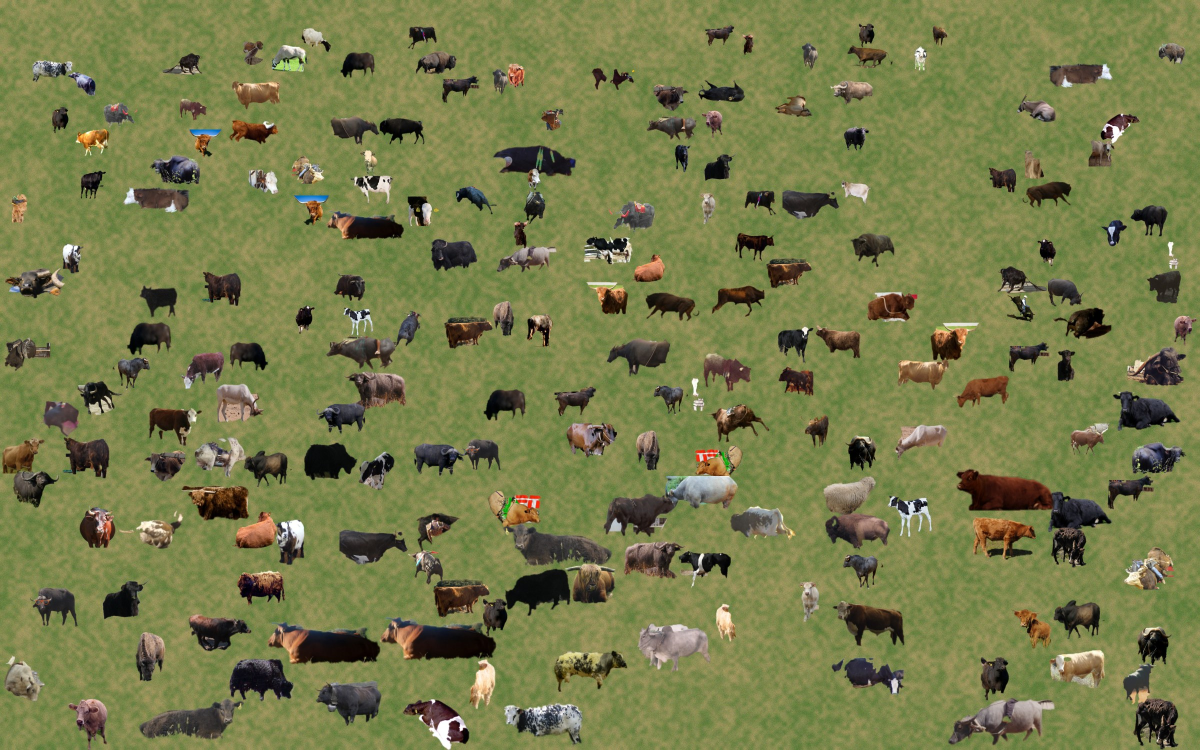
#> input picture infra/seed-assets/cameras/CAM-ET-01.jpg, 2400 x 1500 px (shown at 1/2 size)
$ python -i image_quality.py   (imports and definitions only)   (older library calls are emulated)
#> lines starting #> are read from the running program, lines starting #| are printed output that depends on the picture
#> further down, picture is the input picture: shape (1500, 2400, 3); mean B, G, R 74.1, 123.9, 118.5
"""Métricas objetivas de calidad de imagen usadas como evidencia de respaldo."""

from __future__ import annotations

from dataclasses import dataclass, field

import cv2
import numpy as np

# Umbrales empíricos para imágenes de cámaras de campo (resolución ≥ 720p).
MIN_SHARPNESS = 60.0
SHARPNESS_REFERENCE = 250.0
MIN_SIDE_PX = 480
DARK_THRESHOLD = 40.0
BRIGHT_THRESHOLD = 220.0


@dataclass(frozen=True)
class QualityReport:
    width: int
    height: int
    sharpness: float
    brightness: float
    contrast: float
    dhash: str
    quality_score: float
    issues: list[str] = field(default_factory=list)


def assess_quality(bgr: np.ndarray) -> QualityReport:
    gray = cv2.cvtColor(bgr, cv2.COLOR_BGR2GRAY)
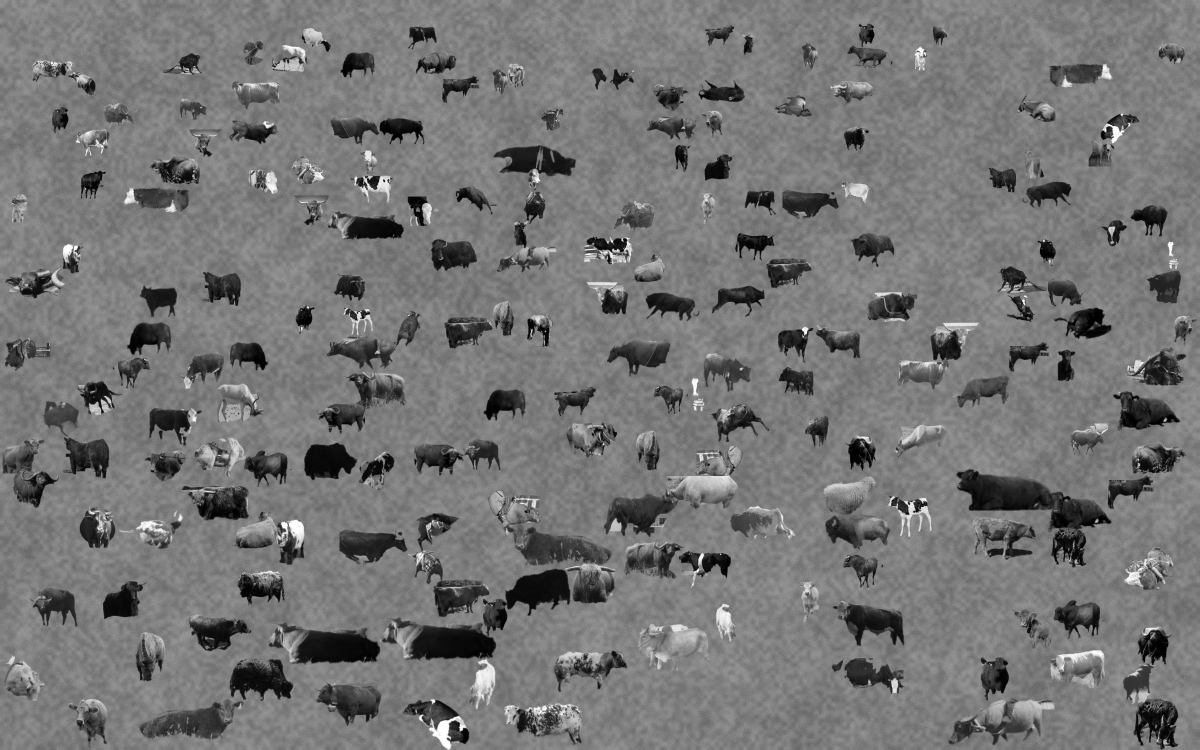
#> gray: shape (1500, 2400) (shown at 1/2 size); min 0, max 255, mean 116.6
    height, width = gray.shape
#> height = 1500; width = 2400
    sharpness = float(cv2.Laplacian(gray, cv2.CV_64F).var())
#> sharpness = 497.7
    brightness = float(gray.mean())
#> brightness = 116.6
    contrast = float(gray.std())
#> contrast = 33.77

    issues: list[str] = []
    if sharpness < MIN_SHARPNESS:
        issues.append("BLURRY")
    if brightness < DARK_THRESHOLD:
        issues.append("UNDEREXPOSED")
    if brightness > BRIGHT_THRESHOLD:
        issues.append("OVEREXPOSED")
    if min(width, height) < MIN_SIDE_PX:
        issues.append("LOW_RESOLUTION")
    if contrast < 12:
        issues.append("LOW_CONTRAST")

    return QualityReport(
        width=width,
        height=height,
        sharpness=round(sharpness, 2),
        brightness=round(brightness, 2),
        contrast=round(contrast, 2),
        dhash=difference_hash(gray),
        quality_score=round(_score(sharpness, brightness, width, height, contrast), 3),
        issues=issues,
    )


def sharpness_factor(sharpness: float) -> float:
    """Factor [0.5, 1] que penaliza la confianza de detección en imágenes poco nítidas."""
    return float(np.clip(sharpness / SHARPNESS_REFERENCE, 0.5, 1.0))


def difference_hash(gray: np.ndarray, hash_size: int = 8) -> str:
    """dHash de 64 bits: permite detectar imágenes reutilizadas entre verificaciones."""
#> called with hash_size = 8
    resized = cv2.resize(gray, (hash_size + 1, hash_size), interpolation=cv2.INTER_AREA)
    diff = resized[:, 1:] > resized[:, :-1]
    value = 0
    for bit in diff.flatten():
        value = (value << 1) | int(bit)
#> this loop made 64 passes
#> (bit, value) on passes 3 to 14: (False, 2), (True, 5), (False, 10), (False, 20), (True, 41), (False, 82), (False, 164), (True, 329), (False, 658), (False, 1316), (False, 2632), (True, 5265)
#> value on passes 1 to 2: 0, 1
#> after the loop, value = 5928166769983822440
    return f"{value:016x}"


def _score(sharpness: float, brightness: float, width: int, height: int, contrast: float) -> float:
#> called with sharpness = 497.7, brightness = 116.6, width = 2400, height = 1500, contrast = 33.77
    sharp = sharpness_factor(sharpness) if sharpness >= MIN_SHARPNESS else 0.3
#> sharp = 1
    exposure = 1.0 - min(abs(brightness - 128.0) / 128.0, 1.0) * 0.6
#> exposure = 0.947
    resolution = 1.0 if min(width, height) >= MIN_SIDE_PX else 0.6
#> resolution = 1
    contrast_factor = 1.0 if contrast >= 12 else 0.7
#> contrast_factor = 1
    return float(np.clip(sharp * exposure * resolution * contrast_factor, 0.0, 1.0))

>>> import cv2
>>> picture = cv2.imread('../../../../../infra/seed-assets/cameras/CAM-ET-01.jpg')
>>> result = assess_quality(picture)

$ run again, on infra/seed-assets/cameras/CAM-ET-02.jpg
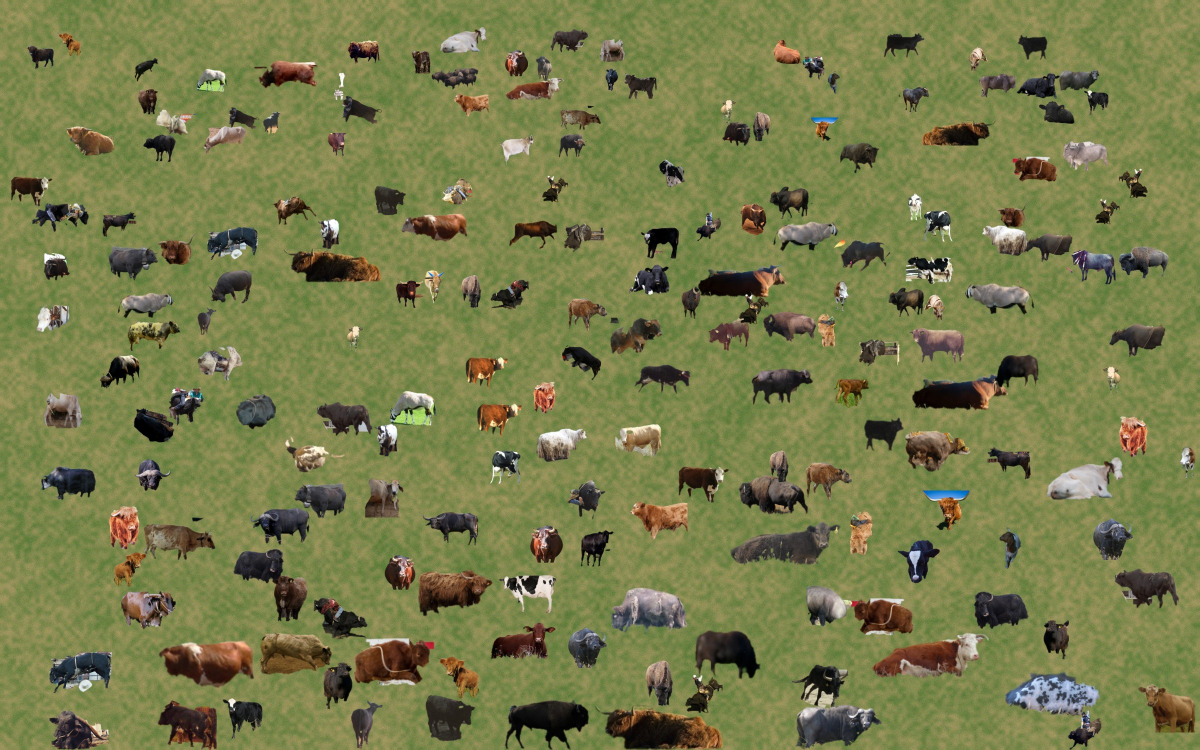
#> input picture infra/seed-assets/cameras/CAM-ET-02.jpg, 2400 x 1500 px (shown at 1/2 size)
#> picture is the input picture: shape (1500, 2400, 3); mean B, G, R 74.4, 124.5, 119.1
#> in assess_quality, `gray = cv2.cvtColor(bgr, cv2.COLOR_BGR2GRAY)`:
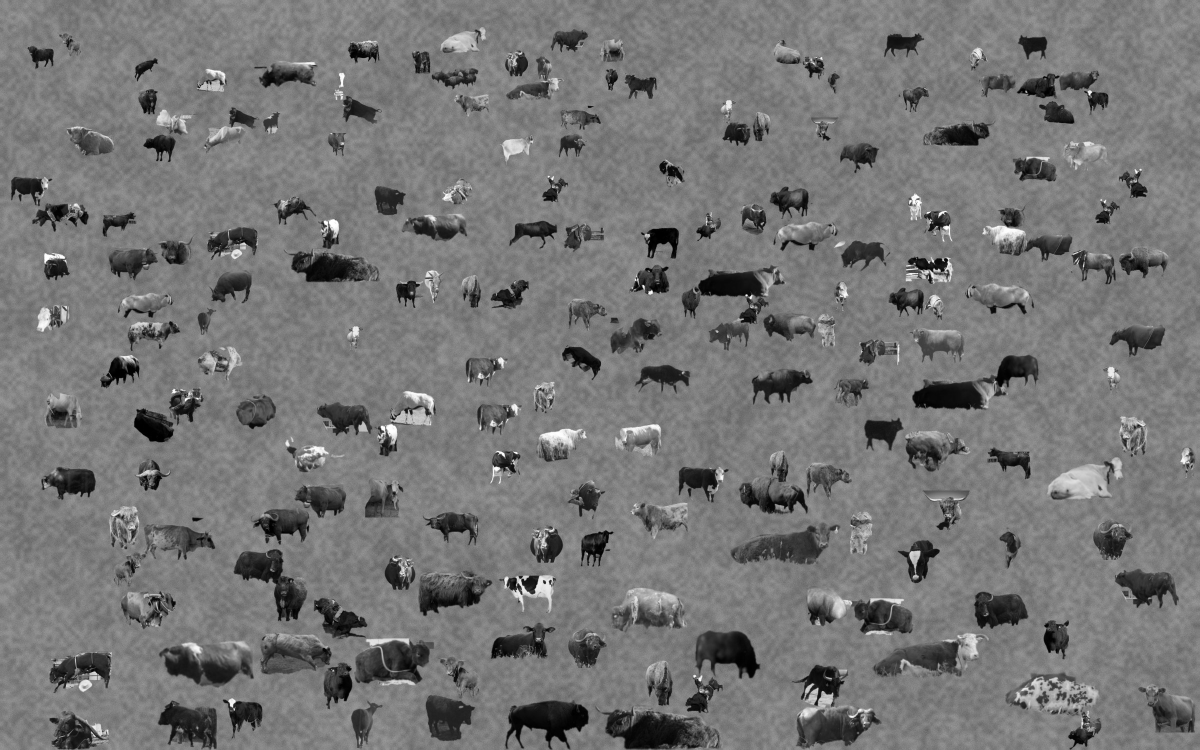
#> gray: shape (1500, 2400) (shown at 1/2 size); min 0, max 255, mean 117.2
#> sharpness = 483.5
#> brightness = 117.2
#> contrast = 32.2
#> the loop in difference_hash, `for bit in diff.flatten():` made 64 passes
#> (bit, value) on passes 2 to 9: (False, 2), (False, 4), (False, 8), (True, 17), (False, 34), (False, 68), (True, 137), (False, 274)
#> after the loop in difference_hash, `for bit in diff.flatten():`: value = 9900502173025251658
#> sharp = 1
#> exposure = 0.949
#> contrast_factor = 1

$ run again, on infra/seed-assets/cameras/CAM-ET-03.jpg
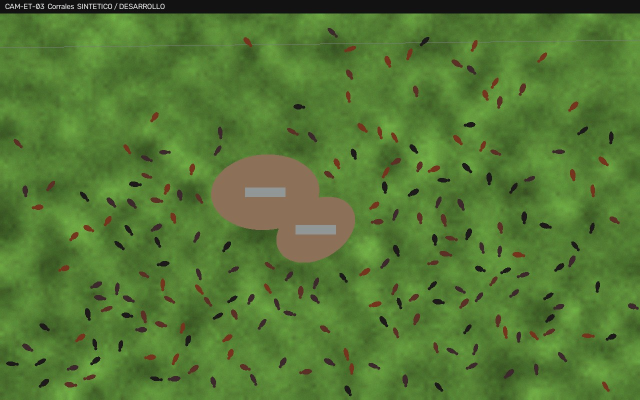
#> input picture infra/seed-assets/cameras/CAM-ET-03.jpg, 1280 x 800 px (shown at 1/2 size)
#> picture is the input picture: shape (800, 1280, 3); mean B, G, R 52, 121.1, 83.9
#> in assess_quality, `gray = cv2.cvtColor(bgr, cv2.COLOR_BGR2GRAY)`:
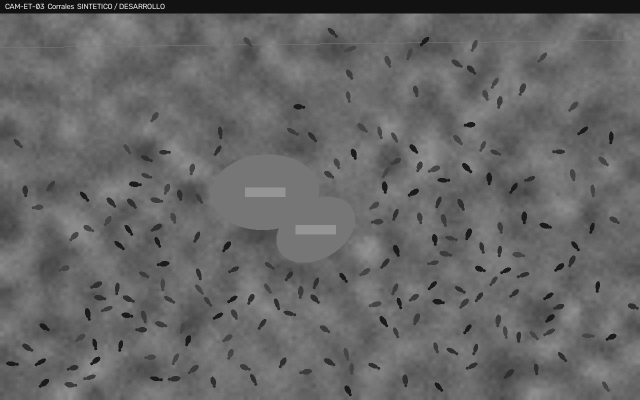
#> gray: shape (800, 1280) (shown at 1/2 size); min 2, max 248, mean 102.1
#> sharpness = 403.5
#> brightness = 102.1
#> contrast = 22.29
#> the loop in difference_hash, `for bit in diff.flatten():` made 64 passes
#> (bit, value) on passes 2 to 9: (False, 2), (True, 5), (False, 10), (True, 21), (False, 42), (True, 85), (False, 170), (True, 341)
#> after the loop in difference_hash, `for bit in diff.flatten():`: value = 12293288360894035369
#> sharp = 1
#> exposure = 0.879
#> contrast_factor = 1

$ run again, on infra/seed-assets/cameras/CAM-ET-04.jpg
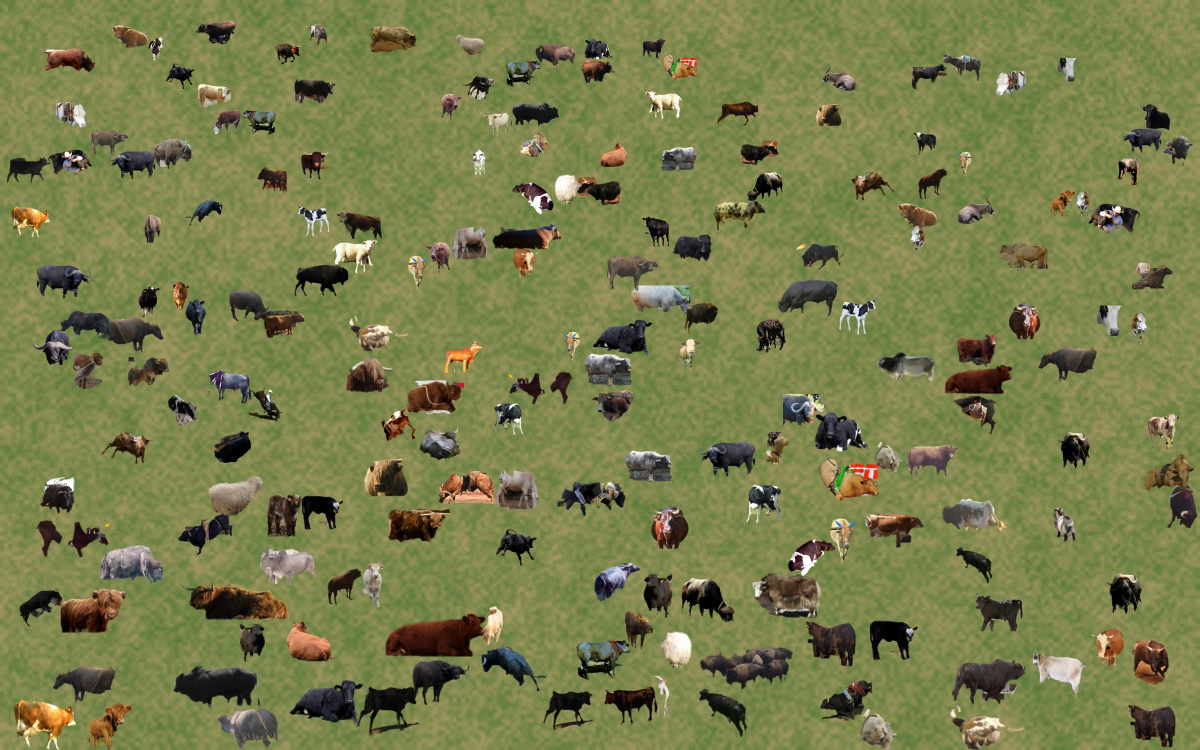
#> input picture infra/seed-assets/cameras/CAM-ET-04.jpg, 2400 x 1500 px (shown at 1/2 size)
#> picture is the input picture: shape (1500, 2400, 3); mean B, G, R 74.6, 125.5, 120.1
#> in assess_quality, `gray = cv2.cvtColor(bgr, cv2.COLOR_BGR2GRAY)`:
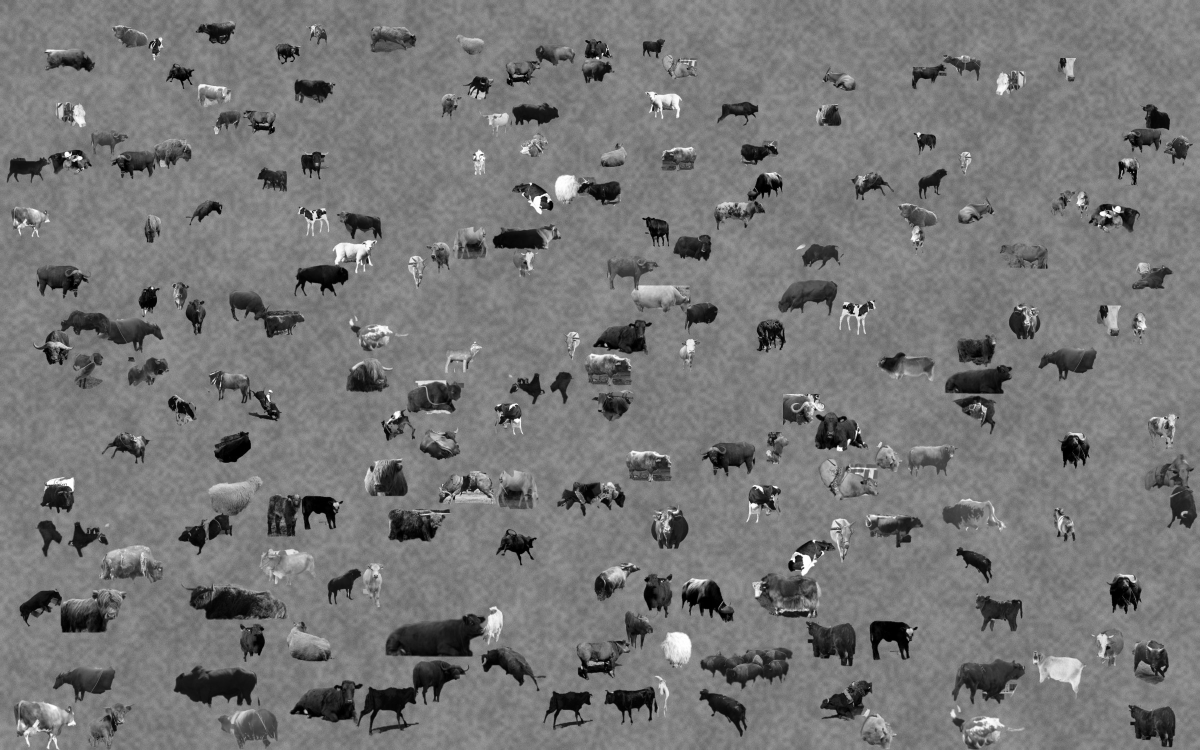
#> gray: shape (1500, 2400) (shown at 1/2 size); min 0, max 255, mean 118.1
#> sharpness = 496.8
#> brightness = 118.1
#> contrast = 32.92
#> the loop in difference_hash, `for bit in diff.flatten():` made 64 passes
#> (bit, value) on passes 2 to 9: (False, 0), (True, 1), (False, 2), (True, 5), (False, 10), (False, 20), (True, 41), (True, 83)
#> after the loop in difference_hash, `for bit in diff.flatten():`: value = 3000681466884414254
#> sharp = 1
#> exposure = 0.953
#> contrast_factor = 1
